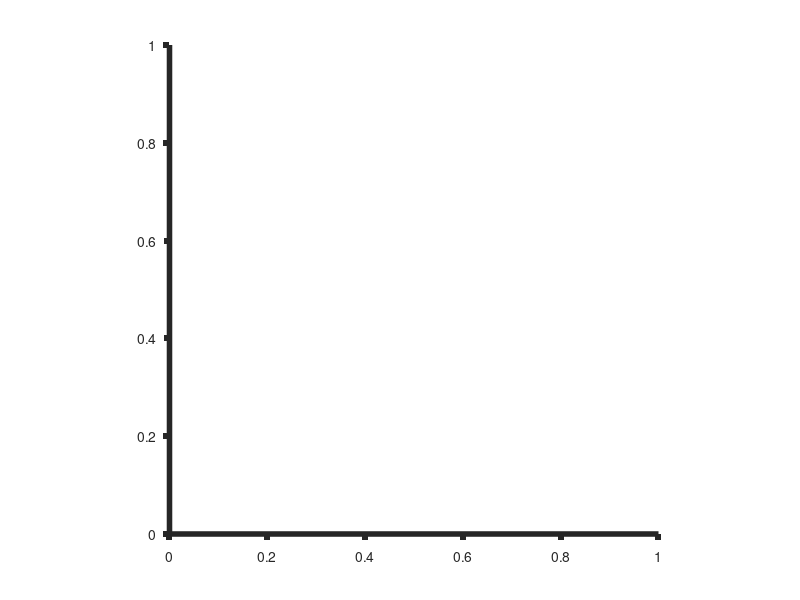

MATLAB code to generate this figure:
box off
set(gca,'linewidth',4)
xAX = get(gca,'XAxis');
set(xAX,'FontSize', 20)
set(xAX,'color','k')
yAX = get(gca,'YAxis');
set(yAX,'FontSize', 20)
set(yAX,'color','k')
set(gca, 'TickDir', 'out')
set(gcf,'color','w')
set(gca,'Layer','top')
%ylim([min(gca().YTick) max(gca().YTick)])
axis square
